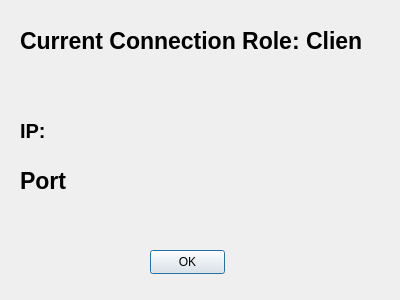
<?xml version="1.0" encoding="UTF-8"?>
<ui version="4.0">
 <class>ClientConnectionInfoDialog</class>
 <widget class="QDialog" name="ClientConnectionInfoDialog">
  <property name="geometry">
   <rect>
    <x>0</x>
    <y>0</y>
    <width>400</width>
    <height>300</height>
   </rect>
  </property>
  <property name="windowTitle">
   <string>Dialog</string>
  </property>
  <widget class="QPushButton" name="ok_btn">
   <property name="geometry">
    <rect>
     <x>150</x>
     <y>250</y>
     <width>75</width>
     <height>24</height>
    </rect>
   </property>
   <property name="text">
    <string>OK</string>
   </property>
  </widget>
  <widget class="QLabel" name="label">
   <property name="geometry">
    <rect>
     <x>20</x>
     <y>20</y>
     <width>341</width>
     <height>41</height>
    </rect>
   </property>
   <property name="styleSheet">
    <string notr="true">font-size: 23px; font-weight: bold;</string>
   </property>
   <property name="text">
    <string>Current Connection Role: Client</string>
   </property>
  </widget>
  <widget class="QLabel" name="port_label">
   <property name="geometry">
    <rect>
     <x>20</x>
     <y>160</y>
     <width>331</width>
     <height>41</height>
    </rect>
   </property>
   <property name="styleSheet">
    <string notr="true">font-size: 23px; font-weight: bold;</string>
   </property>
   <property name="text">
    <string>Port</string>
   </property>
  </widget>
  <widget class="QLabel" name="ip_label">
   <property name="geometry">
    <rect>
     <x>20</x>
     <y>110</y>
     <width>331</width>
     <height>41</height>
    </rect>
   </property>
   <property name="styleSheet">
    <string notr="true">font-size: 20px; font-weight: bold;</string>
   </property>
   <property name="text">
    <string>IP:</string>
   </property>
  </widget>
 </widget>
 <resources/>
 <connections/>
</ui>
